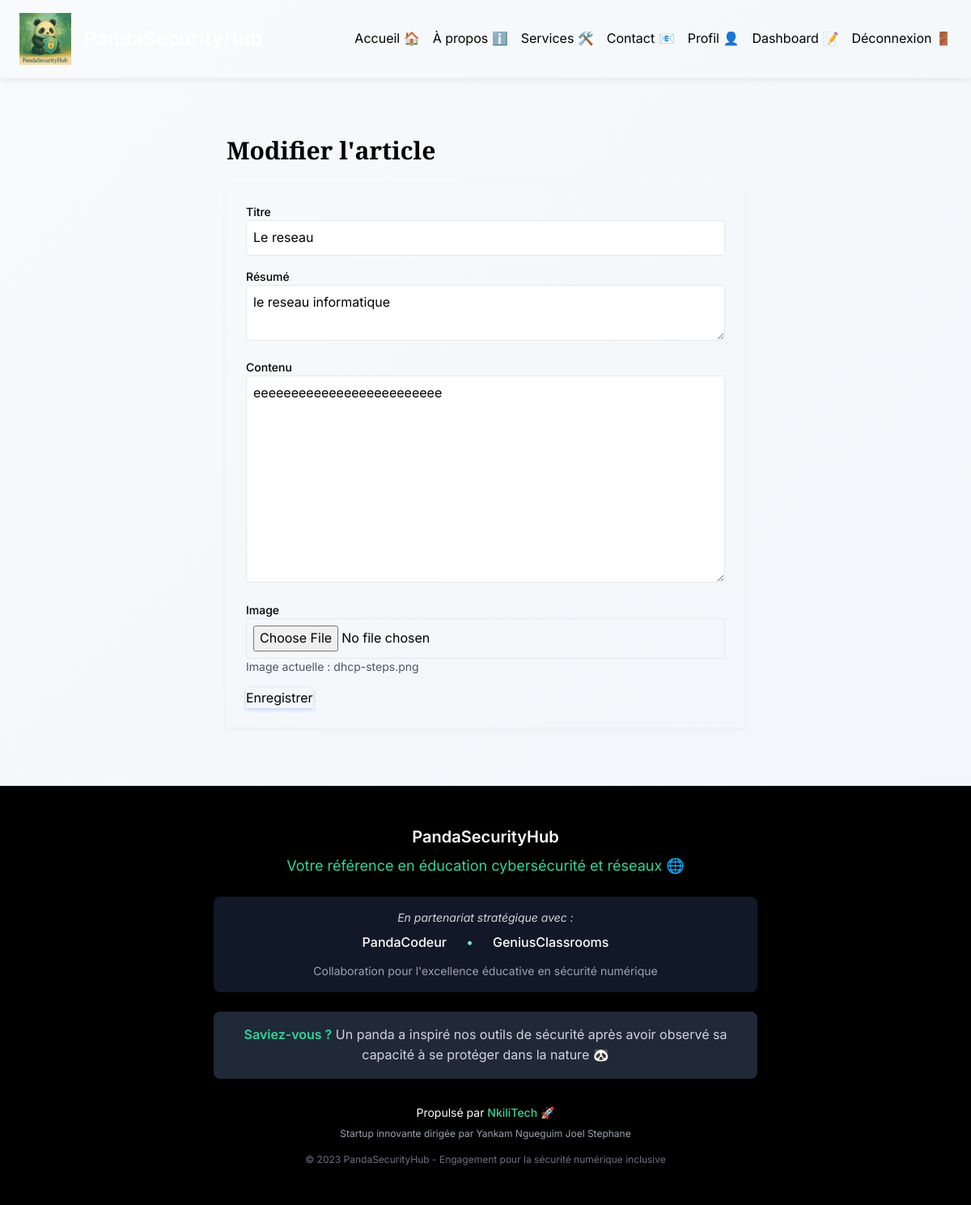
The page /edit_article/2 (signed in) on the database its author committed.
### app/models.py (models this page shows)
class Article(db.Model):
    id = db.Column(db.Integer, primary_key=True)
    title = db.Column(db.String(200), nullable=False)
    summary = db.Column(db.String(500), nullable=False)
    content = db.Column(db.Text, nullable=False)
    image = db.Column(db.String(100), nullable=False, default='placeholder.jpg')
    youtube_url = db.Column(db.String(200), nullable=True)
    date_posted = db.Column(db.DateTime, nullable=False, default=datetime.utcnow)
    user_id = db.Column(db.Integer, db.ForeignKey('user.id'), nullable=False)
    comments = db.relationship('Comment', backref='article', lazy=True)

### app/routes.py (the view, shortened to what this page needs)
@bp.route('/edit_article/<int:article_id>', methods=['GET', 'POST'])
@login_required
def edit_article(article_id):
    article = Article.query.get_or_404(article_id)
    if article.user_id != current_user.id:
        flash('Vous n\'êtes pas autorisé à modifier cet article. 🚫', 'danger')
        return redirect(url_for('main.dashboard'))
    return render_template('edit_article.html', article=article)

### app/routes.py (called while the page is built)
@login_manager.user_loader
def load_user(user_id):
    return User.query.get(int(user_id))

### app/templates/edit_article.html (shortened to what this page needs)
{% extends "base.html" %}
{% block content %}
<div class="container mx-auto px-4 py-8 max-w-2xl">
    <h1 class="text-3xl font-bold mb-6">Modifier l'article</h1>
    <form method="POST" enctype="multipart/form-data" class="card p-6">
        <div class="mb-4">
            <label for="title" class="block text-sm font-medium">Titre</label>
            <input type="text" name="title" id="title" class="w-full p-2 border rounded" value="{{ article.title }}" required>
        </div>
        <div class="mb-4">
            <label for="summary" class="block text-sm font-medium">Résumé</label>
            <textarea name="summary" id="summary" class="w-full p-2 border rounded" required>{{ article.summary }}</textarea>
        </div>
        <div class="mb-4">
            <label for="content" class="block text-sm font-medium">Contenu</label>
            <textarea name="content" id="content" class="w-full p-2 border rounded h-64" required>{{ article.content }}</textarea>
        </div>
        <div class="mb-4">
            <label for="image" class="block text-sm font-medium">Image</label>
            <input type="file" name="image" id="image" class="w-full p-2 border rounded" accept="image/*">
            <p class="text-sm text-gray-600">Image actuelle : {{ article.image }}</p>
        </div>
        <button type="submit" class="btn">Enregistrer</button>
    </form>
</div>
{% endblock %}

### app/static/css/styles.css (style rules this page uses)
body { @apply bg-gray-50 font-sans text-gray-800 antialiased; font-family: 'Inter', sans-serif; background-image: linear-gradient(135deg, #f8fafc 0%, #f1f5f9 100%); line-height: 1.6; }
.card { @apply bg-white rounded-lg shadow-sm p-6 mb-6 border border-gray-100 hover:shadow-md transition duration-200; box-shadow: 0 2px 8px rgba(0, 0, 0, 0.04); }
.btn { @apply px-5 py-2.5 bg-indigo-600 text-white text-base font-semibold rounded-md hover:bg-indigo-500 transition duration-200; box-shadow: 0 2px 5px rgba(59, 130, 246, 0.3); }
.container { @apply max-w-7xl mx-auto px-5; }
h1 { @apply text-3xl font-bold text-gray-900 mb-5; font-family: 'Playfair Display', serif; line-height: 1.3; }
input, textarea, select { @apply w-full p-2.5 border border-gray-200 rounded-md focus:outline-none focus:ring-1 focus:ring-indigo-500 text-sm; transition: all 0.2s ease; }
form { @apply space-y-4; }
label { @apply block text-sm font-medium text-gray-700 mb-1; }

### rows shown on the page
Article: title "Le reseau", summary "le reseau informatique", content "eeeeeeeeeeeeeeeeeeeeeeeee", image "dhcp-steps.png"
